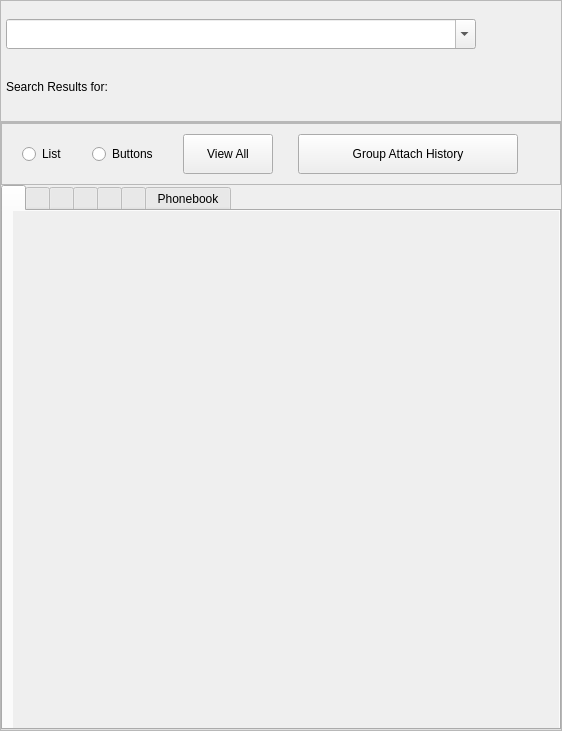
<?xml version="1.0" encoding="UTF-8"?>
<!--
 Generated by Qt.

 Copyright (C) Sapura Secured Technologies, 2013-2025. All Rights Reserved.

 @file
 @version $Id: Resources.ui 1905 2025-02-21 02:55:53Z rosnin $
-->
<ui version="4.0">
 <class>Resources</class>
 <widget class="QWidget" name="Resources">
  <property name="geometry">
   <rect>
    <x>0</x>
    <y>0</y>
    <width>562</width>
    <height>731</height>
   </rect>
  </property>
  <property name="windowTitle">
   <string>Resources</string>
  </property>
  <layout class="QVBoxLayout" name="verticalLayout">
   <property name="spacing">
    <number>0</number>
   </property>
   <property name="leftMargin">
    <number>0</number>
   </property>
   <property name="topMargin">
    <number>0</number>
   </property>
   <property name="rightMargin">
    <number>0</number>
   </property>
   <property name="bottomMargin">
    <number>0</number>
   </property>
   <item>
    <widget class="QFrame" name="searchFrame">
     <property name="frameShape">
      <enum>QFrame::StyledPanel</enum>
     </property>
     <property name="frameShadow">
      <enum>QFrame::Raised</enum>
     </property>
     <layout class="QVBoxLayout" name="searchVLayout">
      <property name="spacing">
       <number>0</number>
      </property>
      <property name="leftMargin">
       <number>5</number>
      </property>
      <property name="topMargin">
       <number>5</number>
      </property>
      <property name="rightMargin">
       <number>5</number>
      </property>
      <property name="bottomMargin">
       <number>0</number>
      </property>
      <item>
       <layout class="QHBoxLayout" name="searchInpHLayout">
        <property name="spacing">
         <number>0</number>
        </property>
        <property name="topMargin">
         <number>10</number>
        </property>
        <item>
         <widget class="QComboBox" name="searchCombo">
          <property name="minimumSize">
           <size>
            <width>0</width>
            <height>30</height>
           </size>
          </property>
          <property name="editable">
           <bool>true</bool>
          </property>
          <property name="maxCount">
           <number>20</number>
          </property>
          <property name="insertPolicy">
           <enum>QComboBox::NoInsert</enum>
          </property>
          <property name="duplicatesEnabled">
           <bool>false</bool>
          </property>
          <property name="frame">
           <bool>true</bool>
          </property>
         </widget>
        </item>
        <item>
         <widget class="QToolButton" name="searchButton">
          <property name="enabled">
           <bool>false</bool>
          </property>
          <property name="sizePolicy">
           <sizepolicy hsizetype="Fixed" vsizetype="Fixed">
            <horstretch>0</horstretch>
            <verstretch>0</verstretch>
           </sizepolicy>
          </property>
          <property name="minimumSize">
           <size>
            <width>80</width>
            <height>30</height>
           </size>
          </property>
          <property name="icon">
           <iconset>
            <normalon>:/Images/images/icon_search.png</normalon>
           </iconset>
          </property>
          <property name="iconSize">
           <size>
            <width>30</width>
            <height>30</height>
           </size>
          </property>
          <property name="autoRaise">
           <bool>true</bool>
          </property>
         </widget>
        </item>
       </layout>
      </item>
      <item>
       <widget class="QScrollArea" name="resScroll">
        <property name="sizePolicy">
         <sizepolicy hsizetype="Expanding" vsizetype="Preferred">
          <horstretch>0</horstretch>
          <verstretch>0</verstretch>
         </sizepolicy>
        </property>
        <property name="maximumSize">
         <size>
          <width>16777215</width>
          <height>80</height>
         </size>
        </property>
        <property name="frameShape">
         <enum>QFrame::NoFrame</enum>
        </property>
        <property name="verticalScrollBarPolicy">
         <enum>Qt::ScrollBarAlwaysOff</enum>
        </property>
        <property name="widgetResizable">
         <bool>true</bool>
        </property>
        <widget class="QWidget" name="resScrollWidget">
         <layout class="QHBoxLayout" name="resScrollLayout">
          <property name="spacing">
           <number>5</number>
          </property>
          <property name="leftMargin">
           <number>0</number>
          </property>
          <property name="topMargin">
           <number>0</number>
          </property>
          <property name="rightMargin">
           <number>0</number>
          </property>
          <property name="bottomMargin">
           <number>0</number>
          </property>
          <item>
           <widget class="QLabel" name="resLabel">
            <property name="text">
             <string>Search Results for:</string>
            </property>
           </widget>
          </item>
          <item>
           <widget class="QLabel" name="searchItem"/>
          </item>
          <item>
           <spacer name="resSpacer1">
            <property name="orientation">
             <enum>Qt::Horizontal</enum>
            </property>
            <property name="sizeType">
             <enum>QSizePolicy::Minimum</enum>
            </property>
            <property name="sizeHint" stdset="0">
             <size>
              <width>20</width>
              <height>0</height>
             </size>
            </property>
           </spacer>
          </item>
          <item>
           <layout class="QHBoxLayout" name="resultLayout">
            <property name="spacing">
             <number>10</number>
            </property>
            <property name="leftMargin">
             <number>0</number>
            </property>
            <property name="topMargin">
             <number>0</number>
            </property>
            <property name="rightMargin">
             <number>0</number>
            </property>
            <property name="bottomMargin">
             <number>0</number>
            </property>
           </layout>
          </item>
          <item>
           <spacer name="resSpacer2">
            <property name="orientation">
             <enum>Qt::Horizontal</enum>
            </property>
            <property name="sizeType">
             <enum>QSizePolicy::MinimumExpanding</enum>
            </property>
            <property name="sizeHint" stdset="0">
             <size>
              <width>20</width>
              <height>0</height>
             </size>
            </property>
           </spacer>
          </item>
         </layout>
        </widget>
       </widget>
      </item>
     </layout>
    </widget>
   </item>
   <item>
    <widget class="QFrame" name="rscFrame">
     <property name="frameShape">
      <enum>QFrame::StyledPanel</enum>
     </property>
     <property name="frameShadow">
      <enum>QFrame::Raised</enum>
     </property>
     <layout class="QVBoxLayout" name="rscVLayout">
      <property name="spacing">
       <number>0</number>
      </property>
      <property name="leftMargin">
       <number>0</number>
      </property>
      <property name="topMargin">
       <number>0</number>
      </property>
      <property name="rightMargin">
       <number>0</number>
      </property>
      <property name="bottomMargin">
       <number>0</number>
      </property>
      <item>
       <widget class="QFrame" name="viewFrame">
        <property name="frameShape">
         <enum>QFrame::StyledPanel</enum>
        </property>
        <property name="frameShadow">
         <enum>QFrame::Raised</enum>
        </property>
        <layout class="QHBoxLayout" name="viewHLayout">
         <property name="spacing">
          <number>25</number>
         </property>
         <property name="sizeConstraint">
          <enum>QLayout::SetMinimumSize</enum>
         </property>
         <property name="leftMargin">
          <number>20</number>
         </property>
         <property name="topMargin">
          <number>10</number>
         </property>
         <property name="rightMargin">
          <number>0</number>
         </property>
         <property name="bottomMargin">
          <number>10</number>
         </property>
         <item>
          <widget class="QRadioButton" name="listView">
           <property name="sizePolicy">
            <sizepolicy hsizetype="Fixed" vsizetype="Fixed">
             <horstretch>0</horstretch>
             <verstretch>0</verstretch>
            </sizepolicy>
           </property>
           <property name="autoFillBackground">
            <bool>false</bool>
           </property>
           <property name="text">
            <string>List</string>
           </property>
           <attribute name="buttonGroup">
            <string notr="true">viewGroup</string>
           </attribute>
          </widget>
         </item>
         <item>
          <widget class="QRadioButton" name="buttonsView">
           <property name="sizePolicy">
            <sizepolicy hsizetype="Fixed" vsizetype="Fixed">
             <horstretch>0</horstretch>
             <verstretch>0</verstretch>
            </sizepolicy>
           </property>
           <property name="text">
            <string>Buttons</string>
           </property>
           <attribute name="buttonGroup">
            <string notr="true">viewGroup</string>
           </attribute>
          </widget>
         </item>
         <item>
          <widget class="QPushButton" name="viewAllButton">
           <property name="minimumSize">
            <size>
             <width>90</width>
             <height>40</height>
            </size>
           </property>
           <property name="text">
            <string>View All</string>
           </property>
          </widget>
         </item>
         <item>
          <widget class="QPushButton" name="grpAttButton">
           <property name="minimumSize">
            <size>
             <width>220</width>
             <height>40</height>
            </size>
           </property>
           <property name="icon">
            <iconset>
             <normalon>:/Images/images/icon_group_attach.png</normalon>
            </iconset>
           </property>
           <property name="iconSize">
            <size>
             <width>30</width>
             <height>30</height>
            </size>
           </property>
           <property name="contextMenuPolicy">
            <enum>Qt::CustomContextMenu</enum>
           </property>
           <property name="toolTip">
            <string>During this session only</string>
           </property>
           <property name="text">
            <string>Group Attach History</string>
           </property>
          </widget>
         </item>
         <item>
          <spacer name="vewSpacer2">
           <property name="orientation">
            <enum>Qt::Horizontal</enum>
           </property>
           <property name="sizeHint" stdset="0">
            <size>
             <width>40</width>
             <height>20</height>
            </size>
           </property>
          </spacer>
         </item>
        </layout>
       </widget>
      </item>
      <item>
       <widget class="QTabWidget" name="tabWidget">
        <property name="sizePolicy">
         <sizepolicy hsizetype="Expanding" vsizetype="Expanding">
          <horstretch>0</horstretch>
          <verstretch>0</verstretch>
         </sizepolicy>
        </property>
        <property name="currentIndex">
         <number>0</number>
        </property>
        <property name="iconSize">
         <size>
          <width>28</width>
          <height>28</height>
         </size>
        </property>
        <widget class="QWidget" name="subsTab">
         <layout class="QVBoxLayout" name="subsVLayout">
          <property name="spacing">
           <number>0</number>
          </property>
          <property name="leftMargin">
           <number>10</number>
          </property>
          <property name="topMargin">
           <number>0</number>
          </property>
          <property name="rightMargin">
           <number>0</number>
          </property>
          <property name="bottomMargin">
           <number>0</number>
          </property>
          <item>
           <widget class="QScrollArea" name="subsScroll">
            <property name="frameShape">
             <enum>QFrame::NoFrame</enum>
            </property>
            <property name="widgetResizable">
             <bool>true</bool>
            </property>
           </widget>
          </item>
         </layout>
        </widget>
        <widget class="QWidget" name="talkgroupTab">
         <layout class="QVBoxLayout" name="talkgroupVLayout">
          <property name="spacing">
           <number>0</number>
          </property>
          <property name="leftMargin">
           <number>0</number>
          </property>
          <property name="topMargin">
           <number>0</number>
          </property>
          <property name="rightMargin">
           <number>0</number>
          </property>
          <property name="bottomMargin">
           <number>0</number>
          </property>
          <item>
           <widget class="QScrollArea" name="talkgroupScroll">
            <property name="frameShape">
             <enum>QFrame::NoFrame</enum>
            </property>
            <property name="widgetResizable">
             <bool>true</bool>
            </property>
           </widget>
          </item>
         </layout>
        </widget>
        <widget class="QWidget" name="dgnaIndTab">
         <layout class="QVBoxLayout" name="dgnaIndVLayout">
          <property name="spacing">
           <number>0</number>
          </property>
          <property name="leftMargin">
           <number>0</number>
          </property>
          <property name="topMargin">
           <number>0</number>
          </property>
          <property name="rightMargin">
           <number>0</number>
          </property>
          <property name="bottomMargin">
           <number>0</number>
          </property>
          <item>
           <widget class="QScrollArea" name="dgnaIndScroll">
            <property name="frameShape">
             <enum>QFrame::NoFrame</enum>
            </property>
            <property name="widgetResizable">
             <bool>true</bool>
            </property>
           </widget>
          </item>
         </layout>
        </widget>
        <widget class="QWidget" name="dgnaGrpTab">
         <layout class="QVBoxLayout" name="dgnaGrpVLayout">
          <property name="spacing">
           <number>0</number>
          </property>
          <property name="leftMargin">
           <number>0</number>
          </property>
          <property name="topMargin">
           <number>0</number>
          </property>
          <property name="rightMargin">
           <number>0</number>
          </property>
          <property name="bottomMargin">
           <number>0</number>
          </property>
          <item>
           <widget class="QScrollArea" name="dgnaGrpScroll">
            <property name="frameShape">
             <enum>QFrame::NoFrame</enum>
            </property>
            <property name="widgetResizable">
             <bool>true</bool>
            </property>
           </widget>
          </item>
         </layout>
        </widget>
        <widget class="QWidget" name="mobileTab">
         <layout class="QVBoxLayout" name="mobileVLayout">
          <property name="spacing">
           <number>0</number>
          </property>
          <property name="leftMargin">
           <number>0</number>
          </property>
          <property name="topMargin">
           <number>0</number>
          </property>
          <property name="rightMargin">
           <number>0</number>
          </property>
          <property name="bottomMargin">
           <number>0</number>
          </property>
          <item>
           <widget class="QScrollArea" name="mobileScroll">
            <property name="frameShape">
             <enum>QFrame::NoFrame</enum>
            </property>
            <property name="widgetResizable">
             <bool>true</bool>
            </property>
           </widget>
          </item>
         </layout>
        </widget>
        <widget class="QWidget" name="dispatcherTab">
         <layout class="QVBoxLayout" name="dispatcherVLayout">
          <property name="spacing">
           <number>0</number>
          </property>
          <property name="leftMargin">
           <number>0</number>
          </property>
          <property name="topMargin">
           <number>0</number>
          </property>
          <property name="rightMargin">
           <number>0</number>
          </property>
          <property name="bottomMargin">
           <number>0</number>
          </property>
          <item>
           <widget class="QScrollArea" name="dispScroll">
            <property name="frameShape">
             <enum>QFrame::NoFrame</enum>
            </property>
            <property name="widgetResizable">
             <bool>true</bool>
            </property>
           </widget>
          </item>
         </layout>
        </widget>
        <widget class="QWidget" name="phonebookTab">
         <attribute name="title">
          <string>Phonebook</string>
         </attribute>
         <layout class="QVBoxLayout" name="phonebookVLayout">
          <property name="spacing">
           <number>0</number>
          </property>
          <property name="leftMargin">
           <number>0</number>
          </property>
          <property name="topMargin">
           <number>0</number>
          </property>
          <property name="rightMargin">
           <number>0</number>
          </property>
          <property name="bottomMargin">
           <number>0</number>
          </property>
          <item>
           <widget class="QScrollArea" name="phonebookScroll">
            <property name="frameShape">
             <enum>QFrame::NoFrame</enum>
            </property>
            <property name="widgetResizable">
             <bool>true</bool>
            </property>
           </widget>
          </item>
         </layout>
        </widget>
       </widget>
      </item>
     </layout>
    </widget>
   </item>
  </layout>
 </widget>
 <resources/>
 <connections/>
 <buttongroups>
  <buttongroup name="viewGroup"/>
 </buttongroups>
</ui>
